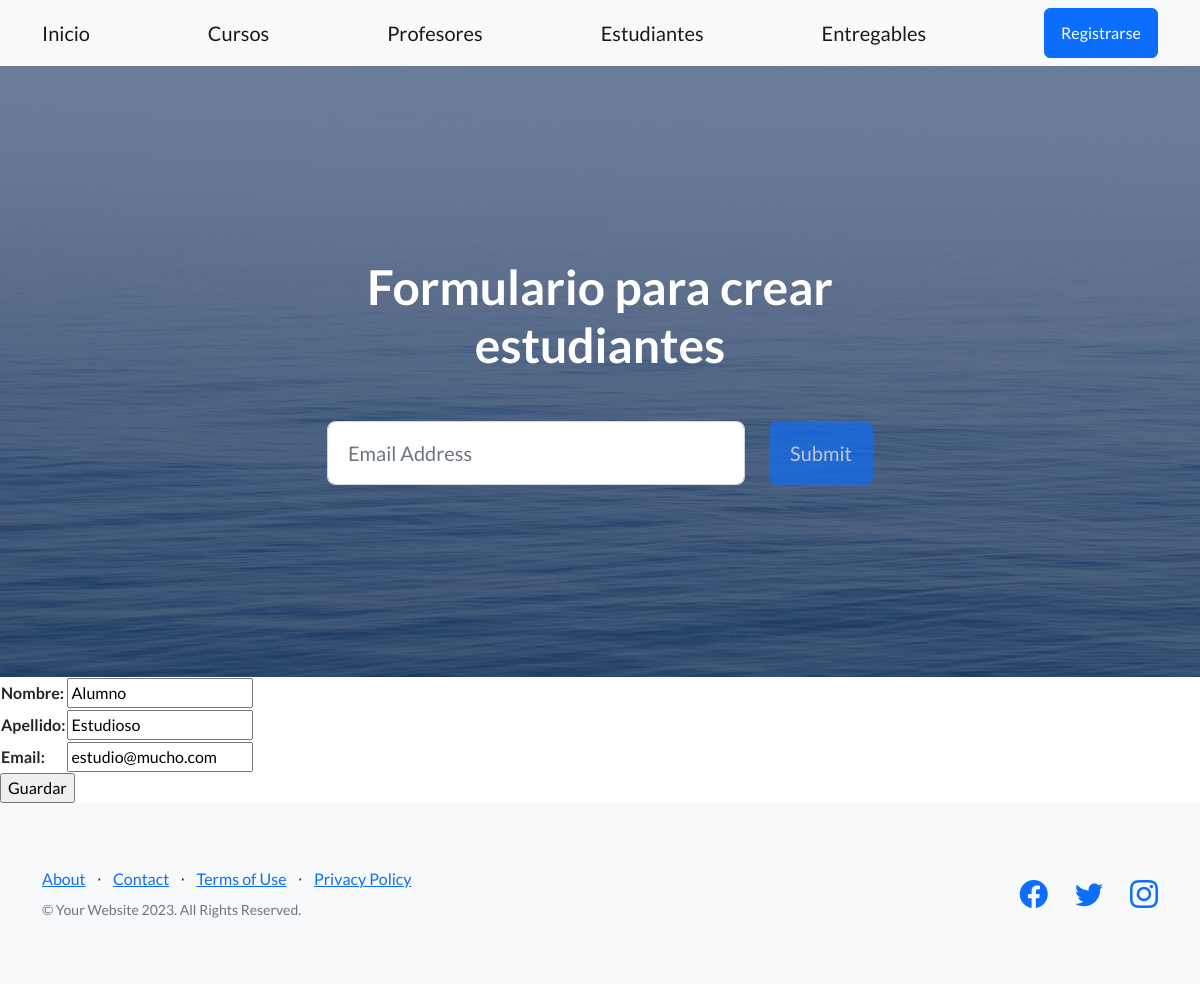
The app's page /AC/estudiantes/actualizar/1 with its own data.
### AppCoder/models.py (models this page shows)
class Estudiante(models.Model):
    nombre = models.CharField(max_length=30)
    apellido = models.CharField(max_length=30)
    email = models.EmailField()

### AppCoder/views.py (the view)
# urls.py: path("estudiantes/actualizar/<int:pk>", EstudianteActualizar.as_view(), name="Actualizar Estudiantes"),
class EstudianteActualizar(UpdateView): #estudiante_form.html
    model = Estudiante
    fields = ["nombre", "apellido", "email"]
    success_url = "/AC/estudiantes/lista/"

### AppCoder/templates/AppCoder/estudiante_form.html
{% extends "AppCoder/padre.html" %}
{% block titulo %}
Formulario para crear estudiantes
{% endblock %}
{% block formulario %}
<form action="" method="POST"> {% csrf_token %}
    <table>
        {{ form.as_table }}
    </table>
    <input type="submit" value="Guardar">
</form>
{% endblock  %}

### records on screen
Estudiante: nombre "Alumno", apellido "Estudioso", email "estudio@mucho.com"
